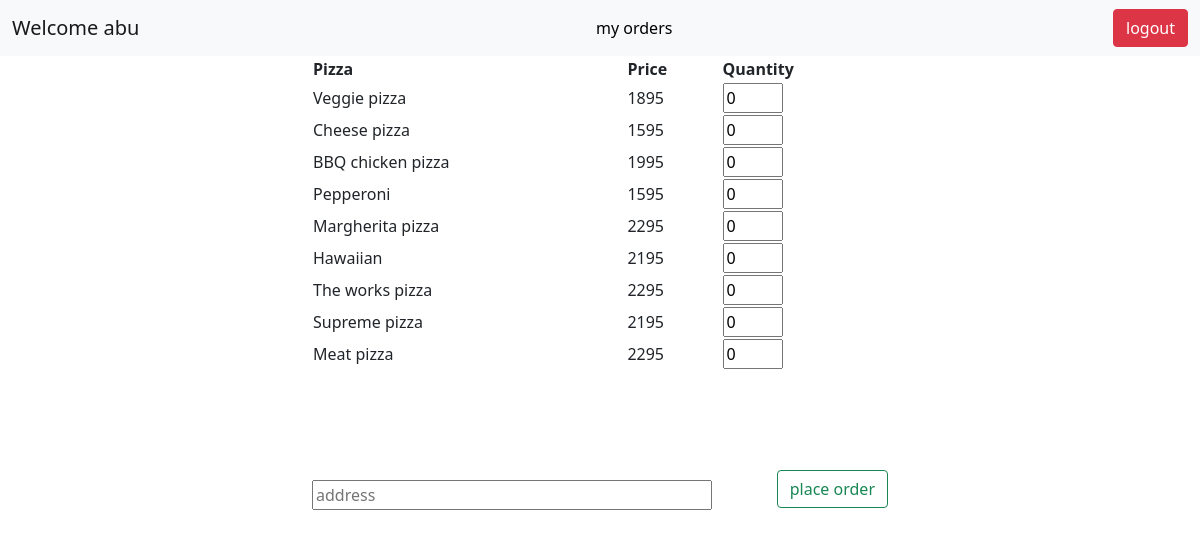
The page /customer/welcome/ (signed in) on the database its author committed.
### pizzaapp/models.py (models this page shows)
class pizzaModel(models.Model):
    name = models.CharField(max_length=10)
    price = models.CharField(max_length=10)

### pizzaapp/views.py (the view)
# urls.py: path('customer/welcome/',customerwelcomeview, name= 'customerpage'),
def customerwelcomeview(request):
    if not request.user.is_authenticated:
        return redirect('userloginpage')
    username = request.user.username
    context = {'username': username,'pizzas': pizzaModel.objects.all()}
    return render(request,'pizzaapp/customerpage.html',context)

### templates/pizzaapp/customerpage.html (shortened to what this page needs)
{% extends 'base.html' %}
{% block content %}
<nav class="navbar navbar-light bg-light">
    <div class="container-fluid">
    <a class="navbar-brand">Welcome {{username}}</a>
    <a class="nav-item" style="text-decoration: none; color: black;" href="/usersorders/">my orders</a>
    <a class="btn btn-danger" href="/userlogout/">logout</a>
</nav>
<form method="POST" action="/placeorder/">
    <div class="container" style="width: 600px;margin: auto;">
        <table style="width: 100%;">
            <tr>
                <th>Pizza</th>
                <th>Price</th>
                <th>Quantity</th>
            </tr>
            {% for pizza in pizzas %}
            <tr>
                <td>{{pizza.name}}</td>
                <td>{{pizza.price}}</td>
                <td><input type="number" value="0" min="0" name="{{pizza.id}}" style="width: 60px;" name="quantity"></td>
            </tr>
            {% endfor %}
        </table>
        <input type="text" placeholder="address" style="width: 400px; margin-top: 110px;" name="address">
        <input type="submit" style="float: right;margin-top: 100px;" class="btn btn-outline-success" value="place order" name="">
    </div>
</form>
{% endblock %}

### rows shown on the page
pizzaModel: name "Veggie pizza", price "1895"
pizzaModel: name "Cheese pizza", price "1595"
pizzaModel: name "BBQ chicken pizza", price "1995"
pizzaModel: name "Pepperoni", price "1595"
pizzaModel: name "Margherita pizza", price "2295"
pizzaModel: name "Hawaiian", price "2195"
pizzaModel: name "The works pizza", price "2295"
pizzaModel: name "Supreme pizza", price "2195"
pizzaModel: name "Meat pizza", price "2295"

### other values the page prints
{{ username }} "abu"
